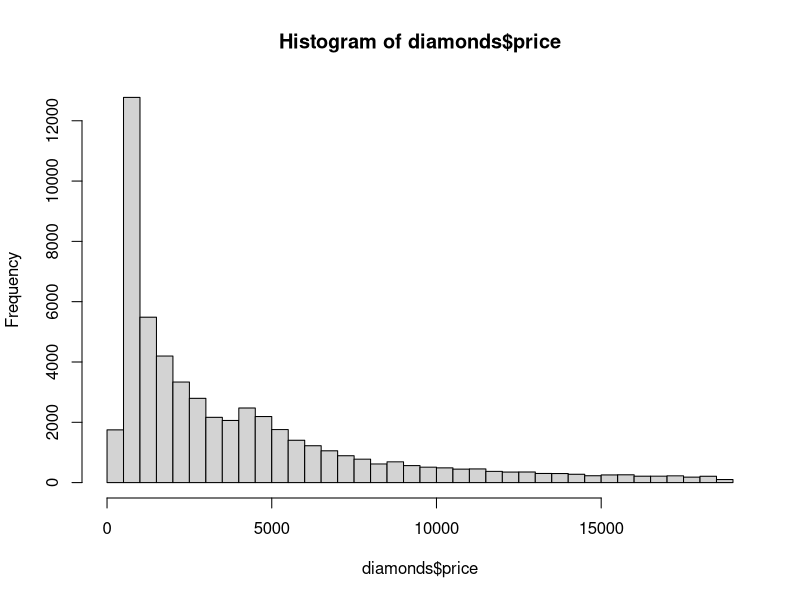
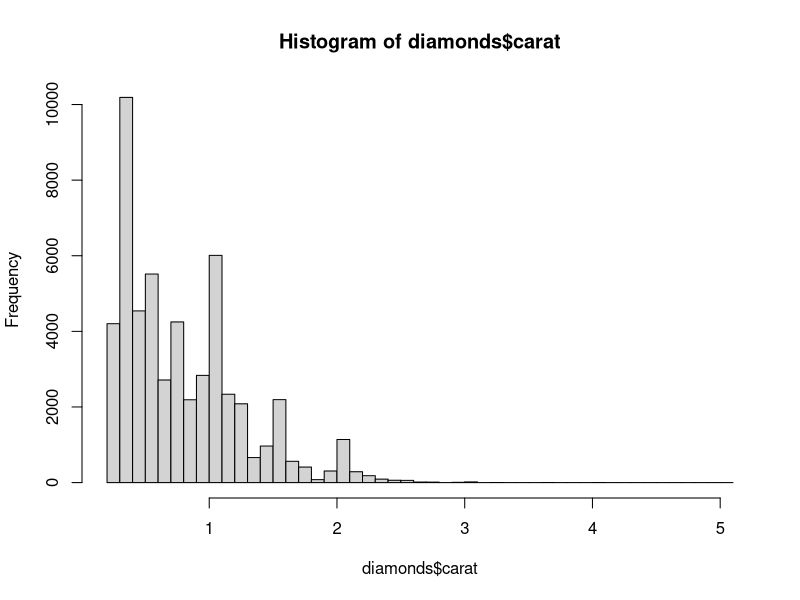
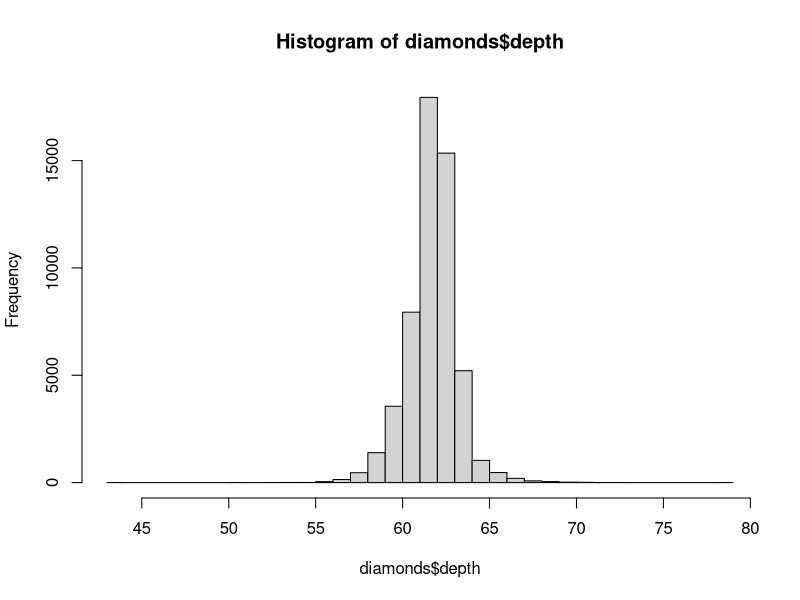
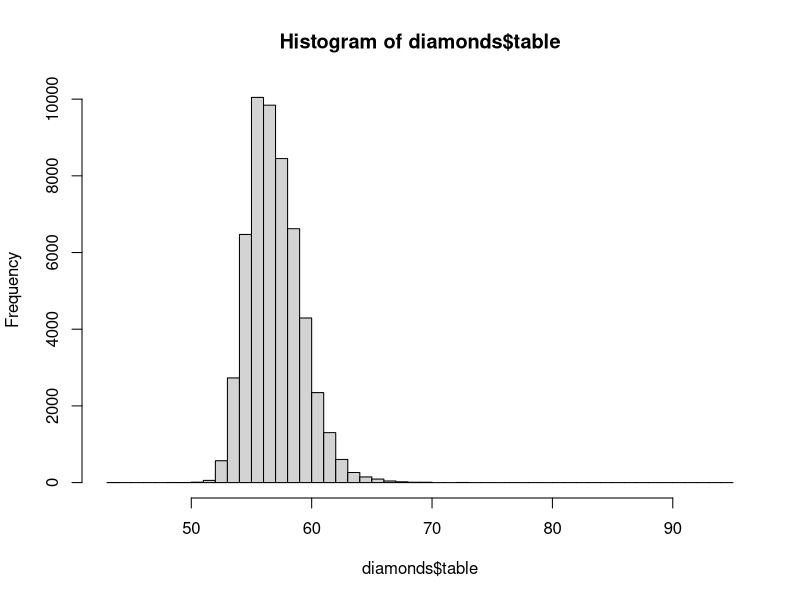
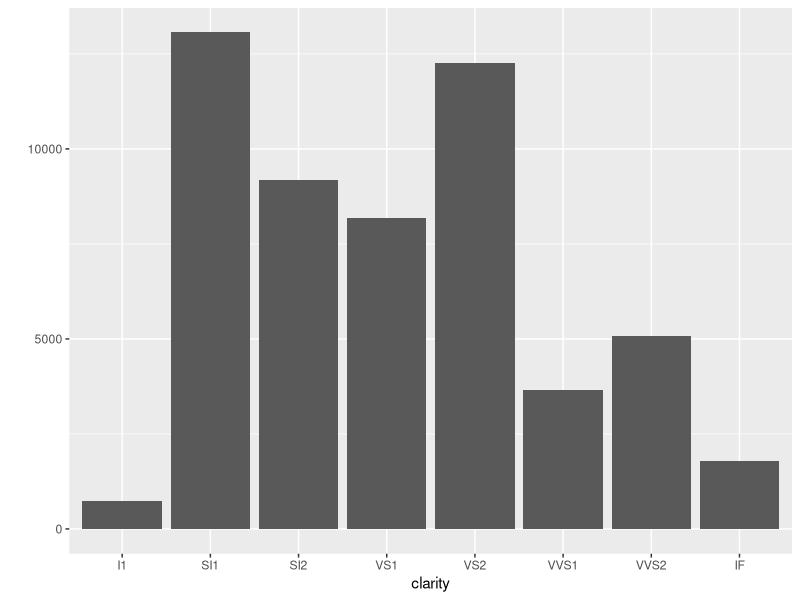
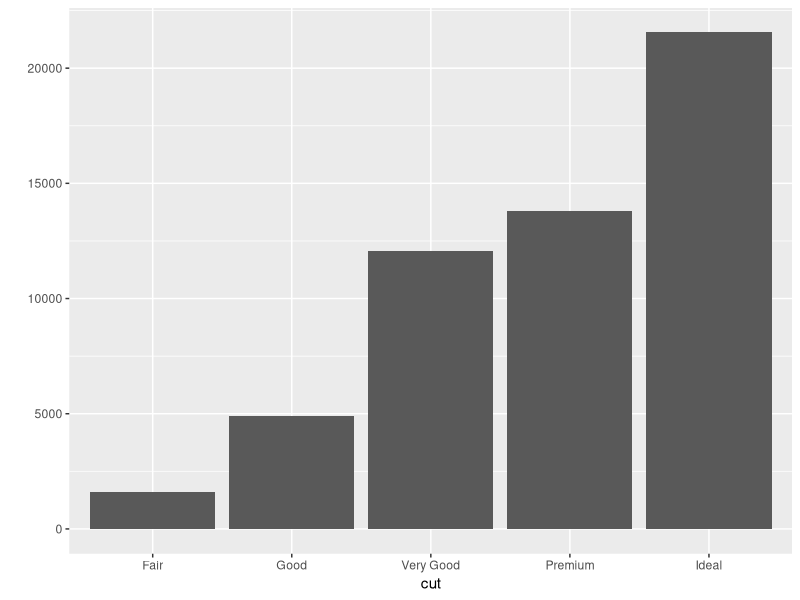
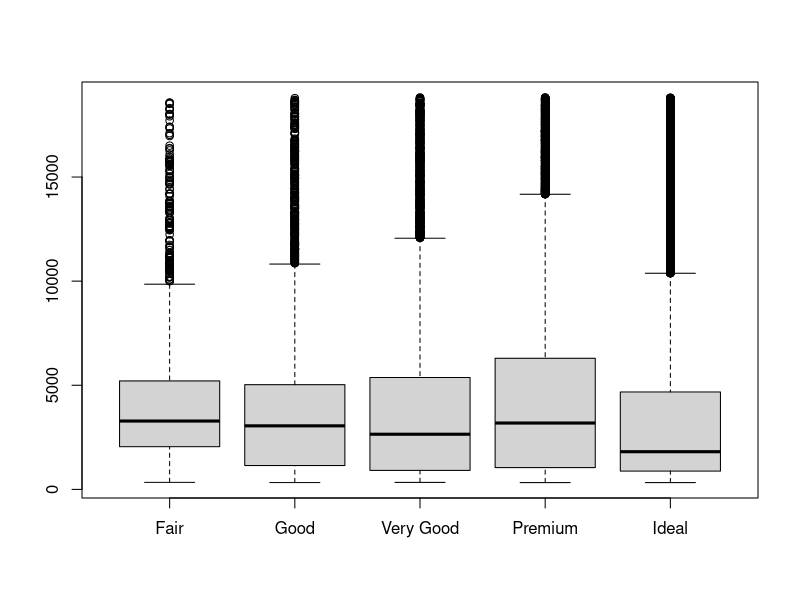

Recreate these plots in R, in order.
################################

#INTRODUCTION TO COLLABORATIVE RESEARCH
#Assignment1: In-class assignment
#Descriptive Statistics using R databases
#29 February 2016
#Mariam Sanjuch & Roberto Martinez B. Kukutschka

################################

#Setting-up working-directory
getwd()            #check the current working directory
setwd("/Users/mariamsanjush/Desktop/Assignment1")  #Setting the working directory


#Packages used for the exercise:
library(dplyr)
library(rio)
library(ggplot2)

#Checking out the available databases:
data()

#We chose the database called "diamonds", which includes information regarding 
#the prices and attributes of almost 54,000 diamonds.
data(diamonds) 
names(diamonds)

#I. OVERLOOK OF THE DATASET

head(diamonds)
length(diamonds) 
nrow(diamonds) 
sapply(diamonds, is.numeric)
#The database contains 10 columns and 53940 rows.
#The variables "cut", "color" and "clarity" are not numeric.

sapply(diamonds, function(x) sum(is.na(x)))
#There are no missing values in the dataset.

#II. DESCRIPTIVES FOR NUMERIC VARIABLES

sapply(diamonds[,c(1,5:10)], range) %>% round(digits=2) 
sapply(diamonds[,c(1,5:10)], mean) %>% round(digits=2) 
sapply(diamonds[,c(1,5:10)], median) %>% round(digits=2)
sapply(diamonds[,c(1,5:10)], sd) %>% round(digits=2)
#Based on the fact that the mean and the median of "price" are vey far from each other, the variable seems to be skewed/not normally distributed.
#The small standard deviation in "carat", "depth" and "table" show that the values for these variables are closely grouped together.

hist.default(diamonds$price, breaks=30)
#The histogram proves that "price" is indeed skewed. There is a high number of diamonds under $5000, but also a wide range in prices that go up to >$15,000.

hist.default(diamonds$carat, breaks=50)
hist.default(diamonds$depth, breaks=30)
hist.default(diamonds$table, breaks=50)

#III. DESCRIBING THE CATEGORICAL VARIABLES
#Given that categorical variables cannot be described with the same methods as the numerical ones, this section
#offers a descriptive overview of "color", "clarity" and "cut".
#The first step to describe categorical data is to show the FREQUENCY of each category:

table(diamonds$color)
#The color of diamonds ranges from J (worst) to D (best). The database contains 6775 diamonds
#with the best color (12.6%) and 2808 diamonds with the worst one. 

table(diamonds$clarity)
#Similar as with the color, the clarity of diamonds is also ranked from I1 (worst), SI1, 
#SI2, VS1, VS2, VVS1, VVS2 to IF (best). Only 1790 diamonds (3.32% of the sample) present the best 
#level of clarity and 741 (1.4%) present the worst.

table(diamonds$cut)
#Almost 40% of diamonds in the dataset (21551) have the best quality cut.

#FURTHER DESCRIPTIVE ANALYSIS:
#Given that diamonds are a girl's best friends, we are interested in finding out, whether the best quality
#are also the most most expensive. In order to do so, we calculated the mean price of a diamond by cut, color, clarity and size.

by(diamonds$price,list(diamonds$clarity),FUN=mean) 
by(diamonds$price,list(diamonds$cut),FUN=mean) 
by(diamonds$price,list(diamonds$color),FUN=mean)

diamonds$caratcat<-cut(diamonds$carat, c(0,1,2,3,4,5)) #Created a categorical variable of "carat"
by(diamonds$price,list(diamonds$caratcat),FUN=mean)


#Plotting diamonds by clarity
diamonds$clarity <- ordered(diamonds$clarity, 
      levels = c("I1", "SI1", "SI2", "VS1", "VS2", "VVS1", "VVS2", "IF")) #Ordering clarity of diamonds from worst to best
qplot(x = clarity, data = diamonds)

qplot(x = cut, data = diamonds)

#Boxplot of price of diamonds by cut
split(diamonds$price, diamonds$cut) %>% boxplot()
